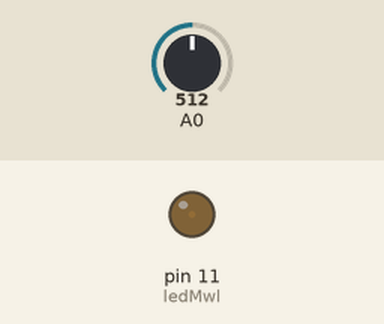
The sketch below on a simulated Arduino Uno, built with avr-gcc and run on an emulated ATmega328P. Parts: output pins drawn as LEDs (lit = HIGH). The test bench sets the inputs (shaded band); at power-on: A0 = 512. What the sketch prints to the serial monitor is not drawn.

Above: at 0.05 s.
At 2.9 s:
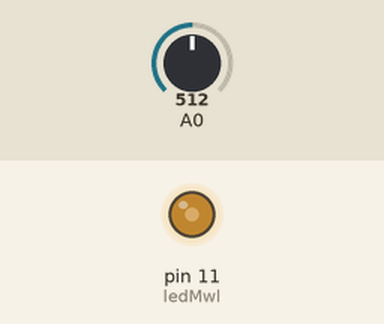
At 5.8 s:
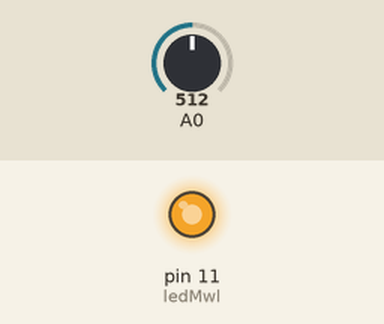
At 11.55 s:
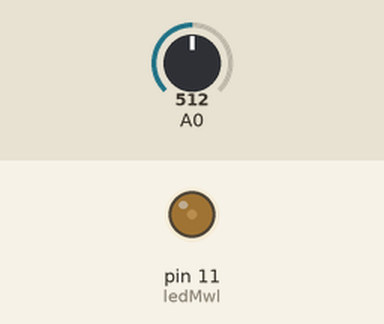
Timing chart, 0 to 16.6 s (numbered marks = the images above):
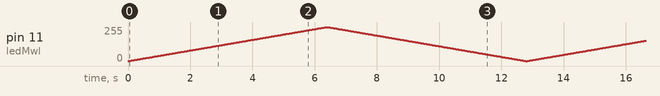

The sketch:

porta_analogica.ino
```cpp
int ledMwl = 11;

void setup(){
  Serial.begin(9600);
  pinMode(A0, INPUT);
  pinMode(ledMwl, OUTPUT);
}

void loop(){
  int valorVolt = analogRead(A0);

  // testado com LDR e potenciometro
  Serial.println(valorVolt);

  // ligando led com o LDR (podia ser o potenciometro)
  for(int pwm = 0; pwm <= 255; pwm++){
    analogWrite(ledMwl, pwm);
    delay(25);
  }

  for(int pwm = 255; pwm >= 0; pwm--){
    analogWrite(ledMwl, pwm);
    delay(25);
  }
}
```
